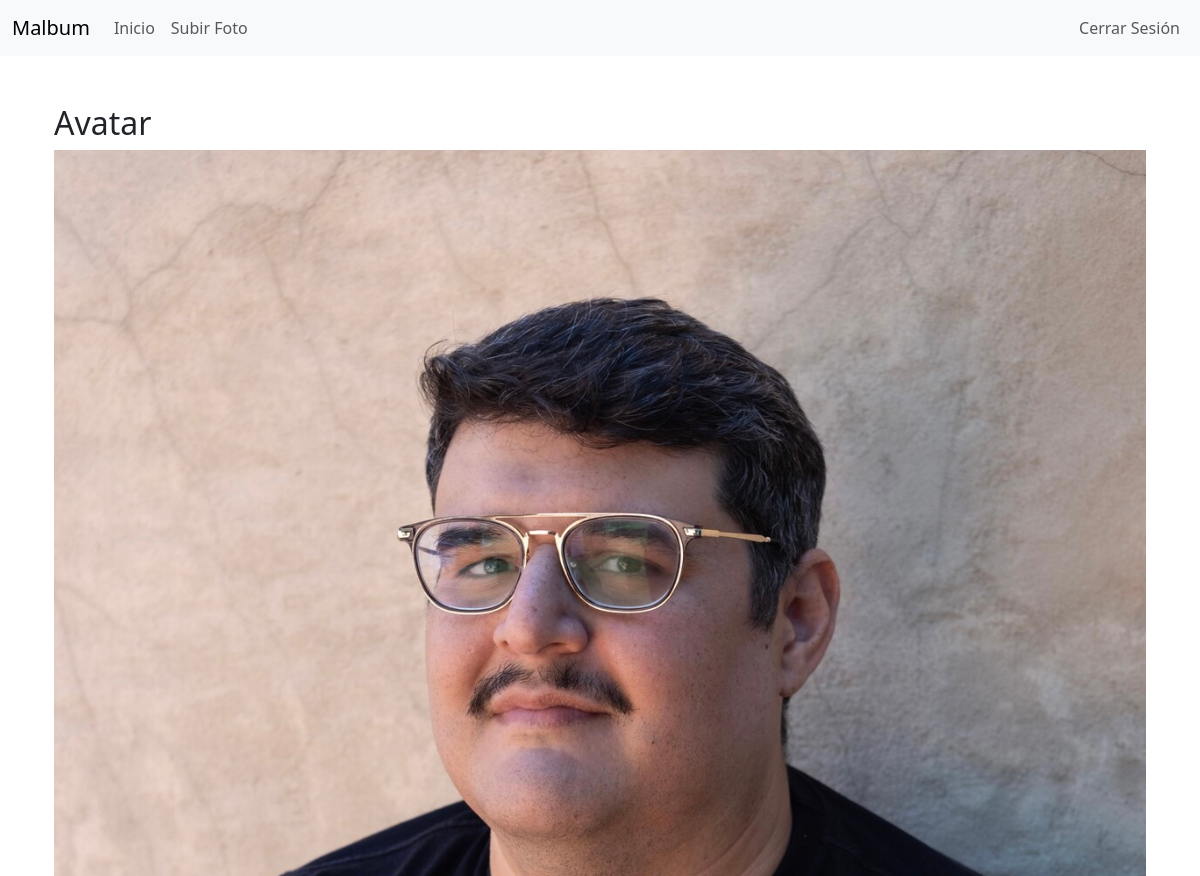
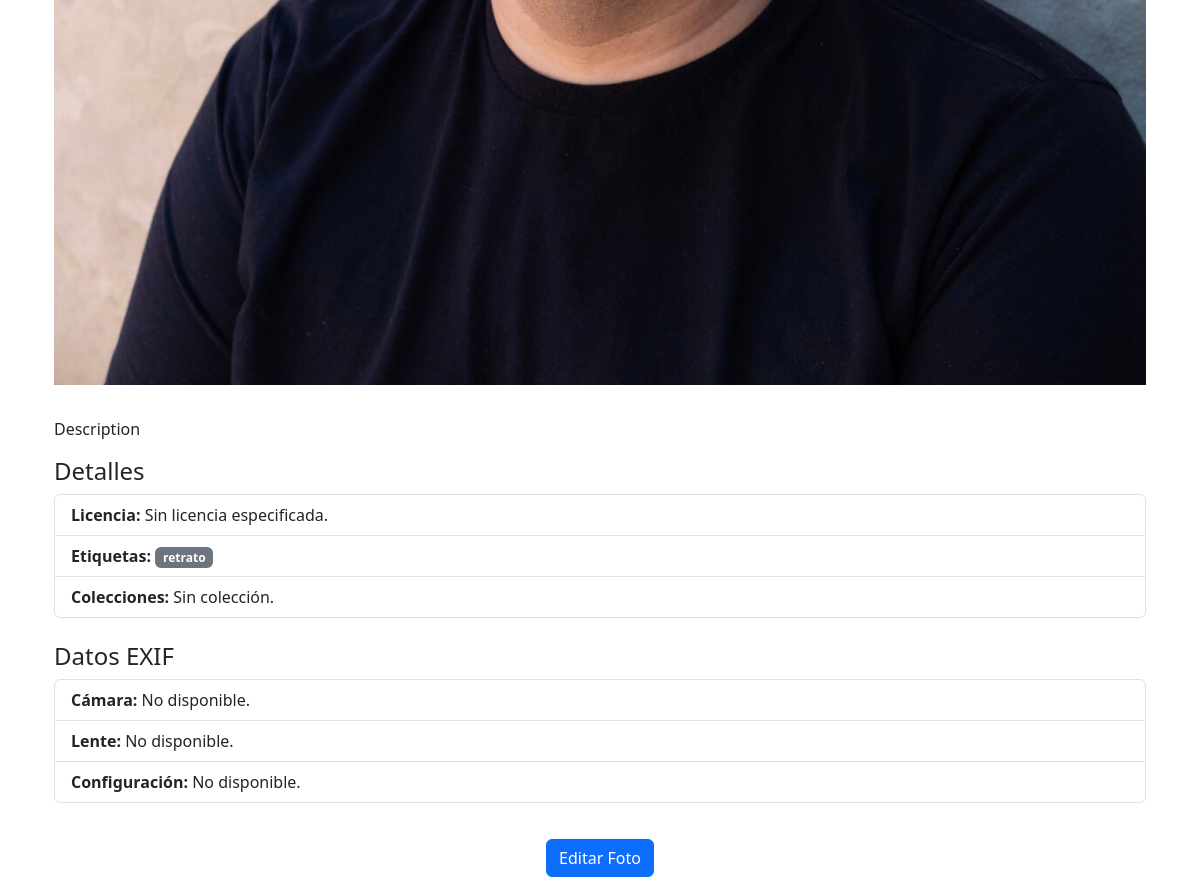
/foto/1/ (signed in), run on the app's committed database (2 pictures, top to bottom).
### malbum/models.py (models this page shows, shortened)
class Foto(models.Model):
  titulo = models.CharField(max_length=255, verbose_name="Título")
  imagen = models.ImageField(upload_to='fotos/', verbose_name="Imagen")
  descripcion = models.TextField(blank=True, verbose_name="Descripción", help_text="Descripción de la imagen")
  fecha_subida = models.DateTimeField(default=timezone.now, verbose_name="Fecha de subida")
  alt_descripcion = models.CharField(max_length=255, blank=True, verbose_name="Descripción alternativa", help_text="Descripción alternativa para lectores de pantalla")
  licencia = models.CharField(max_length=255, blank=True, verbose_name="Licencia", help_text="Detalles sobre la licencia de imagen (ej. Creative Commons, Copyright, etc.)")
  advertencia_contenido = models.BooleanField(default=False, verbose_name="Advertencia de contenido", help_text="Indica si esta imagen debe mostrarse con una advertencia de contenido.")
  camara = models.CharField(max_length=100, blank=True, verbose_name="Cámara")
  lente = models.CharField(max_length=100, blank=True, verbose_name="Lente")
  configuracion = models.CharField(max_length=255, blank=True, verbose_name="Configuración")
  usuario = models.ForeignKey(get_user_model(), on_delete=models.CASCADE, related_name="fotos", verbose_name="Usuario")
  etiquetas = models.ManyToManyField('Etiqueta', blank=True, related_name="fotos", verbose_name="Etiquetas")
  colecciones = models.ManyToManyField('Coleccion', blank=True, related_name="fotos", verbose_name="Colecciones")

class Etiqueta(models.Model):
  nombre = models.CharField(max_length=100, unique=True, verbose_name="Nombre")

### malbum/views.py (the view)
# urls.py: path('foto/<int:id>/', views.detalle_foto, name='detalle_foto'),
def detalle_foto(request, id):
  foto = get_object_or_404(Foto, id=id)
  context = {
      'foto': foto,
      'etiquetas': foto.etiquetas.all() if foto.etiquetas.exists() else None,
      'colecciones': foto.colecciones.all() if foto.colecciones.exists() else None,
      'licencia': foto.licencia
  }
  return render(request, 'detalle_foto.html', {'foto': foto})

### templates/detalle_foto.html (shortened to what this page needs)
{% extends 'base.html' %}
{% block content %}
<div class="container mt-5">
    <h2>{{ foto.titulo }}</h2>
    <div id="foto-container" class="position-relative">
        <img src="{{ foto.imagen.url }}" alt="{{ foto.alt_descripcion }}" class="img-fluid mb-3">
    </div>
    <p class="mt-3">{% if foto.descripcion %}{{ foto.descripcion }}{% else %}Sin descripción{% endif %}</p>
    <h4>Detalles</h4>
    <ul class="list-group">
        <li class="list-group-item">
            <strong>Licencia:</strong> {{ foto.licencia|default:"Sin licencia especificada." }}
        </li>
        <li class="list-group-item">
            <strong>Etiquetas:</strong>
            {% if foto.etiquetas.exists %}
                {% for etiqueta in foto.etiquetas.all %}
                    <span class="badge bg-secondary">{{ etiqueta.nombre }}</span>
                {% endfor %}
            {% else %}
                No hay etiquetas.
            {% endif %}
        </li>
        <li class="list-group-item">
            <strong>Colecciones:</strong>
            {% if foto.colecciones.exists %}
                {% for coleccion in foto.colecciones.all %}
                    <span class="badge bg-primary">{{ coleccion.titulo }}</span>
                {% endfor %}
            {% else %}
                Sin colección.
            {% endif %}
        </li>
    </ul>
    <h4 class="mt-4">Datos EXIF</h4>
    <ul style="margin-bottom: 36px" class="list-group">
        <li class="list-group-item">
            <strong>Cámara:</strong> {{ foto.camara|default:"No disponible." }}
        </li>
        <li class="list-group-item">
            <strong>Lente:</strong> {{ foto.lente|default:"No disponible." }}
        </li>
        <li class="list-group-item">
            <strong>Configuración:</strong> {{ foto.configuracion|default:"No disponible." }}
        </li>
    </ul>
    {% if user.is_authenticated and user == foto.usuario or user.is_superuser %}
        <div class="text-center mt-4">
            <a href="{% url 'editar_foto' foto.id %}" class="btn btn-primary">
                Editar Foto
            </a>
        </div>
    {% endif %}
</div>
{% endblock %}

### templates/detalle_foto.html (style rules this page uses)
#foto-container img { filter: blur(0); transition: filter 0.3s; }

### data on the page
Foto: titulo "Avatar", imagen (picture), descripcion "Description", licencia "Sin licencia especificada.", camara "No disponible.", lente "No disponible.", configuracion "No disponible."
Etiqueta: nombre "retrato"
